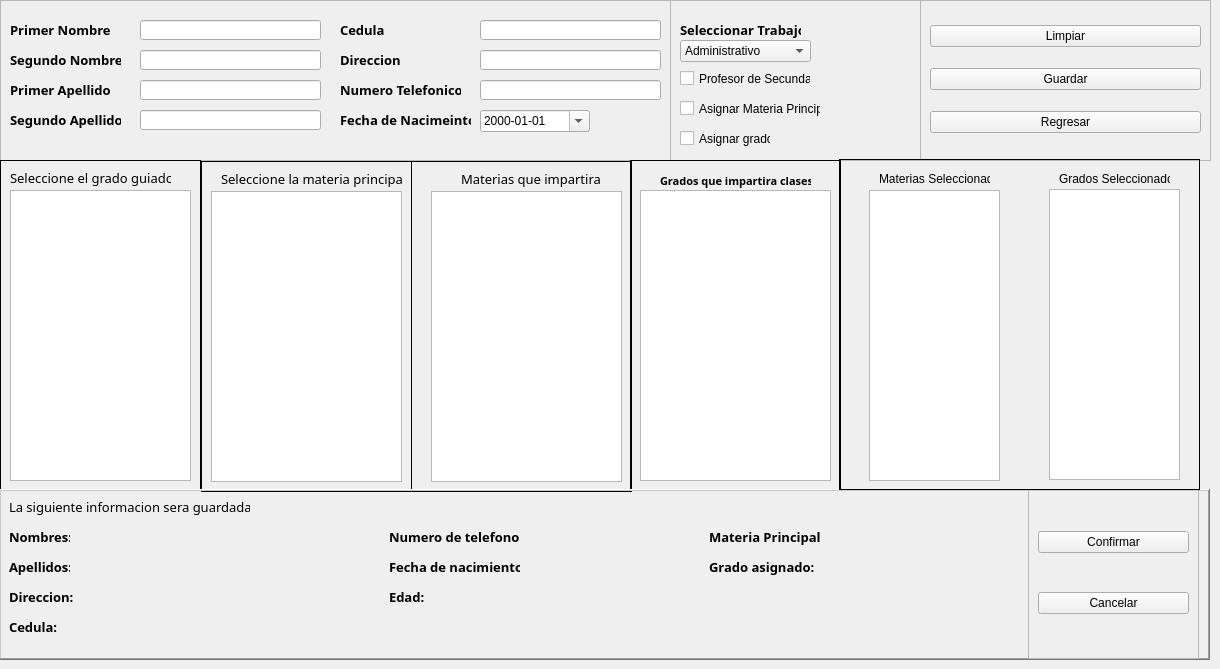
    <widget class="QWidget" name="add_staff_widget">
     <property name="sizePolicy">
      <sizepolicy hsizetype="Maximum" vsizetype="Maximum">
       <horstretch>0</horstretch>
       <verstretch>0</verstretch>
      </sizepolicy>
     </property>
     <attribute name="title">
      <string>Agregar Personal</string>
     </attribute>
     <widget class="QFrame" name="frame_entry_data_add_staff">
      <property name="geometry">
       <rect>
        <x>0</x>
        <y>0</y>
        <width>671</width>
        <height>161</height>
       </rect>
      </property>
      <property name="frameShape">
       <enum>QFrame::StyledPanel</enum>
      </property>
      <widget class="QLabel" name="label_fname">
       <property name="geometry">
        <rect>
         <x>10</x>
         <y>20</y>
         <width>101</width>
         <height>20</height>
        </rect>
       </property>
       <property name="font">
        <font>
         <family>Microsoft JhengHei</family>
         <pointsize>10</pointsize>
         <weight>75</weight>
         <bold>true</bold>
        </font>
       </property>
       <property name="text">
        <string>Primer Nombre</string>
       </property>
      </widget>
      <widget class="QLabel" name="label_sname">
       <property name="geometry">
        <rect>
         <x>10</x>
         <y>50</y>
         <width>111</width>
         <height>20</height>
        </rect>
       </property>
       <property name="font">
        <font>
         <family>Microsoft JhengHei</family>
         <pointsize>10</pointsize>
         <weight>75</weight>
         <bold>true</bold>
        </font>
       </property>
       <property name="text">
        <string>Segundo Nombre</string>
       </property>
      </widget>
      <widget class="QLineEdit" name="line_input_fname">
       <property name="geometry">
        <rect>
         <x>140</x>
         <y>20</y>
         <width>181</width>
         <height>20</height>
        </rect>
       </property>
      </widget>
      <widget class="QLineEdit" name="line_input_sname">
       <property name="geometry">
        <rect>
         <x>140</x>
         <y>50</y>
         <width>181</width>
         <height>20</height>
        </rect>
       </property>
      </widget>
      <widget class="QLabel" name="label_fsurname">
       <property name="geometry">
        <rect>
         <x>10</x>
         <y>80</y>
         <width>101</width>
         <height>20</height>
        </rect>
       </property>
       <property name="font">
        <font>
         <family>Microsoft JhengHei</family>
         <pointsize>10</pointsize>
         <weight>75</weight>
         <bold>true</bold>
        </font>
       </property>
       <property name="text">
        <string>Primer Apellido</string>
       </property>
      </widget>
      <widget class="QLabel" name="label_ssurname">
       <property name="geometry">
        <rect>
         <x>10</x>
         <y>110</y>
         <width>111</width>
         <height>20</height>
        </rect>
       </property>
       <property name="font">
        <font>
         <family>Microsoft JhengHei</family>
         <pointsize>10</pointsize>
         <weight>75</weight>
         <bold>true</bold>
        </font>
       </property>
       <property name="text">
        <string>Segundo Apellido</string>
       </property>
      </widget>
      <widget class="QLineEdit" name="line_input_fsurname">
       <property name="geometry">
        <rect>
         <x>140</x>
         <y>80</y>
         <width>181</width>
         <height>20</height>
        </rect>
       </property>
      </widget>
      <widget class="QLineEdit" name="line_input_ssurname">
       <property name="geometry">
        <rect>
         <x>140</x>
         <y>110</y>
         <width>181</width>
         <height>20</height>
        </rect>
       </property>
      </widget>
      <widget class="QLabel" name="label_document_id">
       <property name="geometry">
        <rect>
         <x>340</x>
         <y>20</y>
         <width>51</width>
         <height>20</height>
        </rect>
       </property>
       <property name="font">
        <font>
         <family>Microsoft JhengHei</family>
         <pointsize>10</pointsize>
         <weight>75</weight>
         <bold>true</bold>
        </font>
       </property>
       <property name="text">
        <string>Cedula</string>
       </property>
      </widget>
      <widget class="QLineEdit" name="line_input_document_id">
       <property name="geometry">
        <rect>
         <x>480</x>
         <y>20</y>
         <width>181</width>
         <height>20</height>
        </rect>
       </property>
      </widget>
      <widget class="QLabel" name="label_address">
       <property name="geometry">
        <rect>
         <x>340</x>
         <y>50</y>
         <width>61</width>
         <height>20</height>
        </rect>
       </property>
       <property name="font">
        <font>
         <family>Microsoft JhengHei</family>
         <pointsize>10</pointsize>
         <weight>75</weight>
         <bold>true</bold>
        </font>
       </property>
       <property name="text">
        <string>Direccion</string>
       </property>
      </widget>
      <widget class="QLineEdit" name="line_input_phone_number">
       <property name="geometry">
        <rect>
         <x>480</x>
         <y>80</y>
         <width>181</width>
         <height>20</height>
        </rect>
       </property>
      </widget>
      <widget class="QLabel" name="label_phone">
       <property name="geometry">
        <rect>
         <x>340</x>
         <y>80</y>
         <width>121</width>
         <height>20</height>
        </rect>
       </property>
       <property name="font">
        <font>
         <family>Microsoft JhengHei</family>
         <pointsize>10</pointsize>
         <weight>75</weight>
         <bold>true</bold>
        </font>
       </property>
       <property name="text">
        <string>Numero Telefonico</string>
       </property>
      </widget>
      <widget class="QLineEdit" name="line_input_address">
       <property name="geometry">
        <rect>
         <x>480</x>
         <y>50</y>
         <width>181</width>
         <height>20</height>
        </rect>
       </property>
      </widget>
      <widget class="QLabel" name="label_birthday">
       <property name="geometry">
        <rect>
         <x>340</x>
         <y>110</y>
         <width>131</width>
         <height>20</height>
        </rect>
       </property>
       <property name="font">
        <font>
         <family>Microsoft JhengHei</family>
         <pointsize>10</pointsize>
         <weight>75</weight>
         <bold>true</bold>
        </font>
       </property>
       <property name="text">
        <string>Fecha de Nacimeinto</string>
       </property>
      </widget>
      <widget class="QDateEdit" name="birthday_input_get">
       <property name="geometry">
        <rect>
         <x>480</x>
         <y>110</y>
         <width>110</width>
         <height>22</height>
        </rect>
       </property>
       <property name="contextMenuPolicy">
        <enum>Qt::PreventContextMenu</enum>
       </property>
       <property name="locale">
        <locale language="Spanish" country="Nicaragua"/>
       </property>
       <property name="currentSection">
        <enum>QDateTimeEdit::YearSection</enum>
       </property>
       <property name="displayFormat">
        <string>yyyy-MM-dd</string>
       </property>
       <property name="calendarPopup">
        <bool>true</bool>
       </property>
      </widget>
      <zorder>line_input_ssurname</zorder>
      <zorder>birthday_input_get</zorder>
      <zorder>label_ssurname</zorder>
      <zorder>line_input_document_id</zorder>
      <zorder>label_fname</zorder>
      <zorder>line_input_fname</zorder>
      <zorder>line_input_phone_number</zorder>
      <zorder>label_document_id</zorder>
      <zorder>line_input_address</zorder>
      <zorder>label_phone</zorder>
      <zorder>label_sname</zorder>
      <zorder>label_birthday</zorder>
      <zorder>line_input_fsurname</zorder>
      <zorder>label_fsurname</zorder>
      <zorder>line_input_sname</zorder>
      <zorder>label_address</zorder>
     </widget>
     <widget class="QFrame" name="frame_selection_data_add_staff">
      <property name="geometry">
       <rect>
        <x>670</x>
        <y>0</y>
        <width>251</width>
        <height>161</height>
       </rect>
      </property>
      <property name="frameShape">
       <enum>QFrame::StyledPanel</enum>
      </property>
      <widget class="QComboBox" name="combox_job_id_selection">
       <property name="geometry">
        <rect>
         <x>10</x>
         <y>40</y>
         <width>131</width>
         <height>22</height>
        </rect>
       </property>
       <item>
        <property name="text">
         <string>Administrativo</string>
        </property>
       </item>
       <item>
        <property name="text">
         <string>Profesor</string>
        </property>
       </item>
       <item>
        <property name="text">
         <string>Tecnico en mantenimiento</string>
        </property>
       </item>
      </widget>
      <widget class="QLabel" name="label_job_selection">
       <property name="geometry">
        <rect>
         <x>10</x>
         <y>20</y>
         <width>121</width>
         <height>20</height>
        </rect>
       </property>
       <property name="font">
        <font>
         <family>Microsoft JhengHei</family>
         <pointsize>10</pointsize>
         <weight>75</weight>
         <bold>true</bold>
        </font>
       </property>
       <property name="text">
        <string>Seleccionar Trabajo</string>
       </property>
      </widget>
      <widget class="QFrame" name="frame_teacher_selection">
       <property name="geometry">
        <rect>
         <x>0</x>
         <y>60</y>
         <width>251</width>
         <height>101</height>
        </rect>
       </property>
       <widget class="QCheckBox" name="cb_elementary_teacher">
        <property name="geometry">
         <rect>
          <x>10</x>
          <y>10</y>
          <width>131</width>
          <height>17</height>
         </rect>
        </property>
        <property name="toolTip">
         <string>&lt;html&gt;&lt;head/&gt;&lt;body&gt;&lt;p&gt;Marque la casilla si el profesor es de primaria&lt;/p&gt;&lt;/body&gt;&lt;/html&gt;</string>
        </property>
        <property name="text">
         <string>Profesor de Secundaria</string>
        </property>
       </widget>
       <widget class="QCheckBox" name="cb_assign_grade">
        <property name="geometry">
         <rect>
          <x>10</x>
          <y>70</y>
          <width>91</width>
          <height>17</height>
         </rect>
        </property>
        <property name="toolTip">
         <string>&lt;html&gt;&lt;head/&gt;&lt;body&gt;&lt;p&gt;Asignarle un grado guiado&lt;/p&gt;&lt;/body&gt;&lt;/html&gt;</string>
        </property>
        <property name="text">
         <string>Asignar grado</string>
        </property>
       </widget>
       <widget class="QCheckBox" name="cb_assign_subject">
        <property name="geometry">
         <rect>
          <x>10</x>
          <y>40</y>
          <width>141</width>
          <height>17</height>
         </rect>
        </property>
        <property name="text">
         <string>Asignar Materia Principal</string>
        </property>
       </widget>
      </widget>
     </widget>
     <widget class="QFrame" name="frame_assign_grade">
      <property name="geometry">
       <rect>
        <x>0</x>
        <y>160</y>
        <width>201</width>
        <height>331</height>
       </rect>
      </property>
      <property name="frameShape">
       <enum>QFrame::Panel</enum>
      </property>
      <property name="frameShadow">
       <enum>QFrame::Plain</enum>
      </property>
      <widget class="QListWidget" name="qlistw_grade_assign">
       <property name="geometry">
        <rect>
         <x>10</x>
         <y>30</y>
         <width>181</width>
         <height>291</height>
        </rect>
       </property>
      </widget>
      <widget class="QLabel" name="info_grade_assign">
       <property name="geometry">
        <rect>
         <x>10</x>
         <y>10</y>
         <width>161</width>
         <height>16</height>
        </rect>
       </property>
       <property name="font">
        <font>
         <family>Microsoft JhengHei</family>
         <pointsize>10</pointsize>
         <weight>50</weight>
         <bold>false</bold>
        </font>
       </property>
       <property name="text">
        <string>Seleccione el grado guiado</string>
       </property>
      </widget>
     </widget>
     <widget class="QFrame" name="frame_assign_subject">
      <property name="geometry">
       <rect>
        <x>201</x>
        <y>161</y>
        <width>211</width>
        <height>331</height>
       </rect>
      </property>
      <property name="frameShape">
       <enum>QFrame::Panel</enum>
      </property>
      <property name="frameShadow">
       <enum>QFrame::Plain</enum>
      </property>
      <widget class="QLabel" name="info_grade_subject">
       <property name="geometry">
        <rect>
         <x>20</x>
         <y>10</y>
         <width>181</width>
         <height>16</height>
        </rect>
       </property>
       <property name="font">
        <font>
         <family>Microsoft JhengHei</family>
         <pointsize>10</pointsize>
         <weight>50</weight>
         <bold>false</bold>
        </font>
       </property>
       <property name="text">
        <string>Seleccione la materia principal</string>
       </property>
      </widget>
      <widget class="QListWidget" name="qlistw_subject_assign">
       <property name="geometry">
        <rect>
         <x>10</x>
         <y>30</y>
         <width>191</width>
         <height>291</height>
        </rect>
       </property>
      </widget>
     </widget>
     <widget class="QFrame" name="frame_multi_selection_subjects">
      <property name="geometry">
       <rect>
        <x>411</x>
        <y>161</y>
        <width>221</width>
        <height>331</height>
       </rect>
      </property>
      <property name="frameShape">
       <enum>QFrame::Panel</enum>
      </property>
      <property name="frameShadow">
       <enum>QFrame::Plain</enum>
      </property>
      <widget class="QListWidget" name="qlistw_subject_selection">
       <property name="geometry">
        <rect>
         <x>20</x>
         <y>30</y>
         <width>191</width>
         <height>291</height>
        </rect>
       </property>
      </widget>
      <widget class="QLabel" name="info_subjects_selection">
       <property name="geometry">
        <rect>
         <x>50</x>
         <y>10</y>
         <width>141</width>
         <height>16</height>
        </rect>
       </property>
       <property name="font">
        <font>
         <family>Microsoft JhengHei</family>
         <pointsize>10</pointsize>
         <weight>50</weight>
         <bold>false</bold>
        </font>
       </property>
       <property name="text">
        <string>Materias que impartira</string>
       </property>
      </widget>
     </widget>
     <widget class="QFrame" name="frame_grades_assigned">
      <property name="geometry">
       <rect>
        <x>630</x>
        <y>160</y>
        <width>211</width>
        <height>331</height>
       </rect>
      </property>
      <property name="frameShape">
       <enum>QFrame::Panel</enum>
      </property>
      <property name="frameShadow">
       <enum>QFrame::Plain</enum>
      </property>
      <widget class="QListWidget" name="qlistw_grades_impart_selection">
       <property name="geometry">
        <rect>
         <x>10</x>
         <y>30</y>
         <width>191</width>
         <height>291</height>
        </rect>
       </property>
      </widget>
      <widget class="QLabel" name="info_grades_multiselections">
       <property name="geometry">
        <rect>
         <x>30</x>
         <y>10</y>
         <width>151</width>
         <height>21</height>
        </rect>
       </property>
       <property name="font">
        <font>
         <family>Microsoft JhengHei</family>
         <pointsize>8</pointsize>
         <weight>75</weight>
         <bold>true</bold>
        </font>
       </property>
       <property name="text">
        <string>Grados que impartira clases</string>
       </property>
      </widget>
     </widget>
     <widget class="QFrame" name="frame_buttons">
      <property name="geometry">
       <rect>
        <x>920</x>
        <y>0</y>
        <width>291</width>
        <height>161</height>
       </rect>
      </property>
      <property name="frameShape">
       <enum>QFrame::StyledPanel</enum>
      </property>
      <property name="frameShadow">
       <enum>QFrame::Plain</enum>
      </property>
      <layout class="QVBoxLayout" name="verticalLayout">
       <item>
        <widget class="QPushButton" name="button_clean_information">
         <property name="toolTip">
          <string>&lt;html&gt;&lt;head/&gt;&lt;body&gt;&lt;p&gt;Limpiar los campos&lt;/p&gt;&lt;/body&gt;&lt;/html&gt;</string>
         </property>
         <property name="text">
          <string>Limpiar</string>
         </property>
        </widget>
       </item>
       <item>
        <widget class="QPushButton" name="button_save_information_add_staff">
         <property name="toolTip">
          <string>&lt;html&gt;&lt;head/&gt;&lt;body&gt;&lt;p&gt;Guardar los datos en la base de datos&lt;/p&gt;&lt;/body&gt;&lt;/html&gt;</string>
         </property>
         <property name="text">
          <string>Guardar</string>
         </property>
        </widget>
       </item>
       <item>
        <widget class="QPushButton" name="button_gback">
         <property name="toolTip">
          <string>&lt;html&gt;&lt;head/&gt;&lt;body&gt;&lt;p&gt;Regresar a la pagina de inicio&lt;/p&gt;&lt;/body&gt;&lt;/html&gt;</string>
         </property>
         <property name="text">
          <string>Regresar</string>
         </property>
        </widget>
       </item>
      </layout>
     </widget>
     <widget class="QFrame" name="frame_output_information_will_save">
      <property name="geometry">
       <rect>
        <x>-1</x>
        <y>489</y>
        <width>1211</width>
        <height>171</height>
       </rect>
      </property>
      <property name="frameShape">
       <enum>QFrame::WinPanel</enum>
      </property>
      <property name="frameShadow">
       <enum>QFrame::Raised</enum>
      </property>
      <widget class="QLabel" name="output_information_info">
       <property name="geometry">
        <rect>
         <x>10</x>
         <y>10</y>
         <width>241</width>
         <height>16</height>
        </rect>
       </property>
       <property name="font">
        <font>
         <family>Microsoft JhengHei</family>
         <pointsize>10</pointsize>
         <weight>50</weight>
         <bold>false</bold>
        </font>
       </property>
       <property name="text">
        <string>La siguiente informacion sera guardada</string>
       </property>
      </widget>
      <widget class="QLabel" name="name_output_info">
       <property name="geometry">
        <rect>
         <x>10</x>
         <y>40</y>
         <width>61</width>
         <height>16</height>
        </rect>
       </property>
       <property name="font">
        <font>
         <family>Microsoft JhengHei</family>
         <pointsize>10</pointsize>
         <weight>75</weight>
         <bold>true</bold>
        </font>
       </property>
       <property name="text">
        <string>Nombres:</string>
       </property>
      </widget>
      <widget class="QLabel" name="surname_output_info">
       <property name="geometry">
        <rect>
         <x>10</x>
         <y>70</y>
         <width>61</width>
         <height>16</height>
        </rect>
       </property>
       <property name="font">
        <font>
         <family>Microsoft JhengHei</family>
         <pointsize>10</pointsize>
         <weight>75</weight>
         <bold>true</bold>
        </font>
       </property>
       <property name="text">
        <string>Apellidos:</string>
       </property>
      </widget>
      <widget class="QLabel" name="document_id_output_info">
       <property name="geometry">
        <rect>
         <x>10</x>
         <y>130</y>
         <width>51</width>
         <height>16</height>
        </rect>
       </property>
       <property name="font">
        <font>
         <family>Microsoft JhengHei</family>
         <pointsize>10</pointsize>
         <weight>75</weight>
         <bold>true</bold>
        </font>
       </property>
       <property name="text">
        <string>Cedula:</string>
       </property>
      </widget>
      <widget class="QLabel" name="address_output_info">
       <property name="geometry">
        <rect>
         <x>10</x>
         <y>100</y>
         <width>71</width>
         <height>16</height>
        </rect>
       </property>
       <property name="font">
        <font>
         <family>Microsoft JhengHei</family>
         <pointsize>10</pointsize>
         <weight>75</weight>
         <bold>true</bold>
        </font>
       </property>
       <property name="text">
        <string>Direccion:</string>
       </property>
      </widget>
      <widget class="QLabel" name="phone_number_output_info">
       <property name="geometry">
        <rect>
         <x>390</x>
         <y>40</y>
         <width>131</width>
         <height>16</height>
        </rect>
       </property>
       <property name="font">
        <font>
         <family>Microsoft JhengHei</family>
         <pointsize>10</pointsize>
         <weight>75</weight>
         <bold>true</bold>
        </font>
       </property>
       <property name="text">
        <string>Numero de telefono:</string>
       </property>
      </widget>
      <widget class="QLabel" name="birthday_output_info">
       <property name="geometry">
        <rect>
         <x>390</x>
         <y>70</y>
         <width>131</width>
         <height>16</height>
        </rect>
       </property>
       <property name="font">
        <font>
         <family>Microsoft JhengHei</family>
         <pointsize>10</pointsize>
         <weight>75</weight>
         <bold>true</bold>
        </font>
       </property>
       <property name="text">
        <string>Fecha de nacimiento:</string>
       </property>
      </widget>
      <widget class="QLabel" name="edad_output_info">
       <property name="geometry">
        <rect>
         <x>390</x>
         <y>100</y>
         <width>41</width>
         <height>16</height>
        </rect>
       </property>
       <property name="font">
        <font>
         <family>Microsoft JhengHei</family>
         <pointsize>10</pointsize>
         <weight>75</weight>
         <bold>true</bold>
        </font>
       </property>
       <property name="text">
        <string>Edad:</string>
       </property>
      </widget>
      <widget class="QLabel" name="grade_assign_output_info">
       <property name="geometry">
        <rect>
         <x>710</x>
         <y>70</y>
         <width>111</width>
         <height>16</height>
        </rect>
       </property>
       <property name="font">
        <font>
         <family>Microsoft JhengHei</family>
         <pointsize>10</pointsize>
         <weight>75</weight>
         <bold>true</bold>
        </font>
       </property>
       <property name="text">
        <string>Grado asignado:</string>
       </property>
      </widget>
      <widget class="QLabel" name="subject_assign_output_info">
       <property name="geometry">
        <rect>
         <x>710</x>
         <y>40</y>
         <width>111</width>
         <height>16</height>
        </rect>
       </property>
       <property name="font">
        <font>
         <family>Microsoft JhengHei</family>
         <pointsize>10</pointsize>
         <weight>75</weight>
         <bold>true</bold>
        </font>
       </property>
       <property name="text">
        <string>Materia Principal:</string>
       </property>
      </widget>
      <widget class="QLabel" name="label_name_output">
       <property name="geometry">
        <rect>
         <x>80</x>
         <y>40</y>
         <width>301</width>
         <height>16</height>
        </rect>
       </property>
       <property name="text">
        <string/>
       </property>
      </widget>
      <widget class="QLabel" name="label_surname_output">
       <property name="geometry">
        <rect>
         <x>80</x>
         <y>70</y>
         <width>301</width>
         <height>16</height>
        </rect>
       </property>
       <property name="text">
        <string/>
       </property>
      </widget>
      <widget class="QLabel" name="label_address_output">
       <property name="geometry">
        <rect>
         <x>80</x>
         <y>100</y>
         <width>301</width>
         <height>16</height>
        </rect>
       </property>
       <property name="text">
        <string/>
       </property>
      </widget>
      <widget class="QLabel" name="label_document_id_output">
       <property name="geometry">
        <rect>
         <x>80</x>
         <y>130</y>
         <width>191</width>
         <height>16</height>
        </rect>
       </property>
       <property name="text">
        <string/>
       </property>
      </widget>
      <widget class="QLabel" name="label_phone_number_output">
       <property name="geometry">
        <rect>
         <x>540</x>
         <y>40</y>
         <width>161</width>
         <height>16</height>
        </rect>
       </property>
       <property name="text">
        <string/>
       </property>
      </widget>
      <widget class="QLabel" name="label_birthday_output">
       <property name="geometry">
        <rect>
         <x>540</x>
         <y>70</y>
         <width>161</width>
         <height>16</height>
        </rect>
       </property>
       <property name="text">
        <string/>
       </property>
      </widget>
      <widget class="QLabel" name="label_age_output">
       <property name="geometry">
        <rect>
         <x>440</x>
         <y>100</y>
         <width>91</width>
         <height>16</height>
        </rect>
       </property>
       <property name="text">
        <string/>
       </property>
      </widget>
      <widget class="QLabel" name="label_subject_assign_output">
       <property name="geometry">
        <rect>
         <x>830</x>
         <y>40</y>
         <width>151</width>
         <height>16</height>
        </rect>
       </property>
       <property name="text">
        <string/>
       </property>
      </widget>
      <widget class="QLabel" name="label_grade_assign_output">
       <property name="geometry">
        <rect>
         <x>830</x>
         <y>70</y>
         <width>111</width>
         <height>16</height>
        </rect>
       </property>
       <property name="text">
        <string/>
       </property>
      </widget>
      <widget class="QFrame" name="frame_confirmation_buttons">
       <property name="geometry">
        <rect>
         <x>1029</x>
         <y>-1</y>
         <width>171</width>
         <height>171</height>
        </rect>
       </property>
       <property name="frameShape">
        <enum>QFrame::StyledPanel</enum>
       </property>
       <property name="frameShadow">
        <enum>QFrame::Raised</enum>
       </property>
       <layout class="QVBoxLayout" name="verticalLayout_2">
        <item>
         <widget class="QPushButton" name="button_confirm_information_add_staff">
          <property name="text">
           <string>Confirmar</string>
          </property>
         </widget>
        </item>
        <item>
         <widget class="QPushButton" name="button_cancelar_information_add_staff">
          <property name="text">
           <string>Cancelar</string>
          </property>
         </widget>
        </item>
       </layout>
      </widget>
     </widget>
     <widget class="QFrame" name="frame_output_information_grade_subject">
      <property name="geometry">
       <rect>
        <x>839</x>
        <y>159</y>
        <width>361</width>
        <height>331</height>
       </rect>
      </property>
      <property name="frameShape">
       <enum>QFrame::Panel</enum>
      </property>
      <property name="frameShadow">
       <enum>QFrame::Plain</enum>
      </property>
      <widget class="QListWidget" name="qlistw_selected_subjects">
       <property name="geometry">
        <rect>
         <x>30</x>
         <y>31</y>
         <width>131</width>
         <height>291</height>
        </rect>
       </property>
      </widget>
      <widget class="QLabel" name="label_output_subjects">
       <property name="geometry">
        <rect>
         <x>40</x>
         <y>10</y>
         <width>111</width>
         <height>20</height>
        </rect>
       </property>
       <property name="text">
        <string>Materias Seleccionadas</string>
       </property>
      </widget>
      <widget class="QListWidget" name="qlistw_selected_grade">
       <property name="geometry">
        <rect>
         <x>210</x>
         <y>30</y>
         <width>131</width>
         <height>291</height>
        </rect>
       </property>
      </widget>
      <widget class="QLabel" name="label_output_grades">
       <property name="geometry">
        <rect>
         <x>220</x>
         <y>10</y>
         <width>111</width>
         <height>20</height>
        </rect>
       </property>
       <property name="text">
        <string>Grados Seleccionados</string>
       </property>
      </widget>
     </widget>
    </widget>
